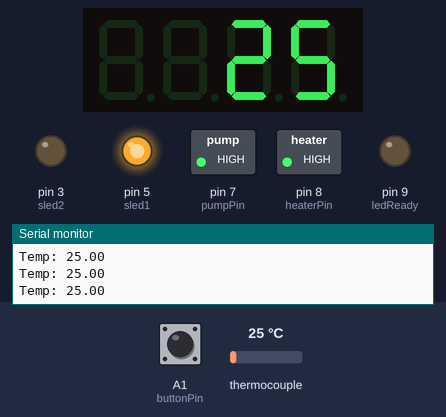
The sketch below on a simulated Arduino Uno, built with avr-gcc and run on an emulated ATmega328P. On the bench: 4-digit seven-segment display, switched loads named in the sketch (green lamp = pin HIGH), output pins drawn as LEDs (lit = HIGH), the last lines printed to the serial monitor. Dashed ring = blinking. Inputs (shaded band) come from the test bench; at power-on: thermocouple 25 °C, A1 (buttonPin) HIGH.

Above: at 1.7 s.
1.8 s: thermocouple set to 207 °C
At 4.0 s:
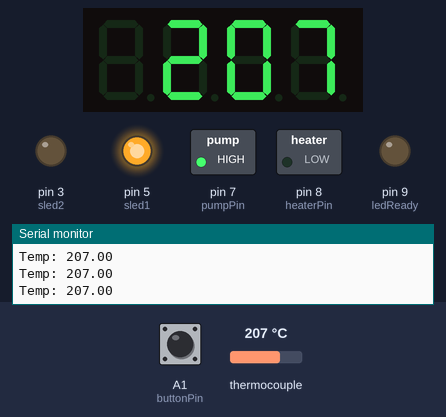
4.5 s: thermocouple set to 213 °C
At 5.5 s:
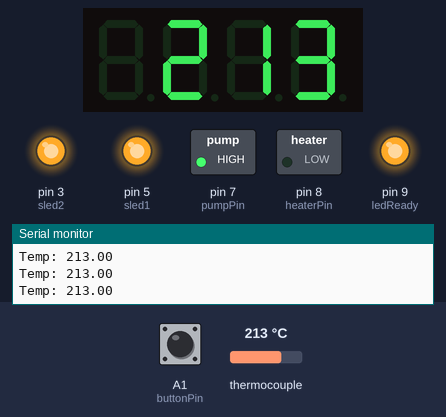
6.0 s: A1 (buttonPin) pulled LOW for 0.15 s
At 6.09 s:
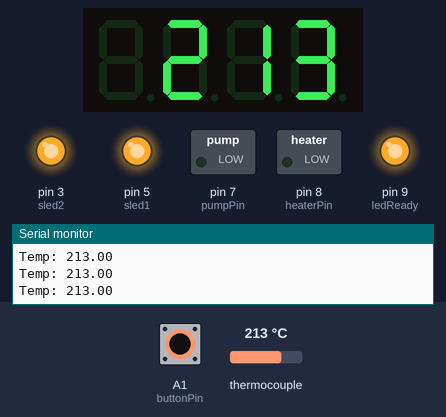
7.6 s: thermocouple set to 226 °C
At 8.6 s:
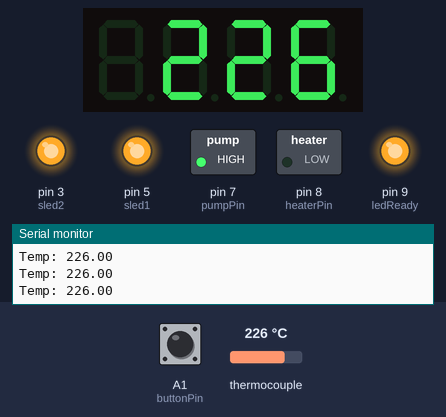
9.2 s: thermocouple set to 232 °C
At 9.7 s:
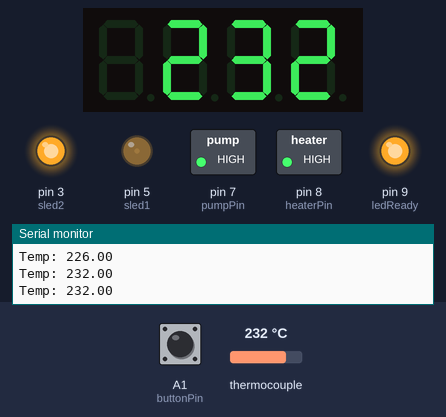
10.7 s: A1 (buttonPin) pulled LOW for 1 s
At 11.16 s:
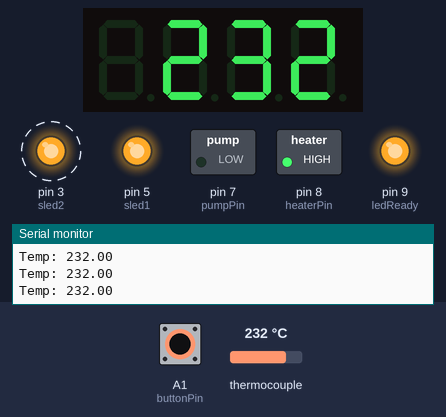
Timing chart, 0 to 13.7 s (numbered marks = the images above; inputs shaded):
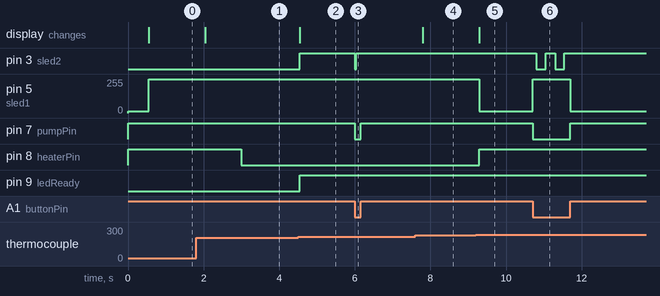

The sketch:

fogm_buttoncntrl.ino
```cpp
#include <TM1637Display.h>
#include <max6675.h>

#define CLK 4
#define DIO 2
TM1637Display display(CLK, DIO);

#define thermoDO 12   // SO
#define thermoCS 10   // CS
#define thermoCLK 13  // SCK
MAX6675 thermocouple(thermoCLK, thermoCS, thermoDO);


const int heaterPin = 8;   // heating relay (inverted)
const int pumpPin = 7;     // pump relay (inverted)
const int ledReady = 9;    // ready LED
const int buttonPin = A1;  // trigger button (on=low)
const int sled1 = 5;       // smart LED 1(pwm)
const int sled2 = 3;       // smart LED 2(pwm)


const float TEMP_READY = 210.0;
const float TEMP_HEAT_STOP = 230.0;
const float TEMP_CUTOFF = 240.0;


const unsigned long TEMP_INTERVAL = 250;
unsigned long lastTempRead = 0;
float tempC = 0;


const unsigned long RELAY_MIN_INTERVAL = 3000;
unsigned long lastHeaterSwitch = 0;
unsigned long lastPumpSwitch = 0;


const int SLED1_DIM = 15;      // dim brightness when idle
const int SLED1_BRIGHT = 255;  // bright when heating


const unsigned long PUMP_MIN_ON = 100;
unsigned long pumpTurnOnTime = 0;


const unsigned long BLINK_INTERVAL = 250;
unsigned long lastBlinkTime = 0;
bool blinkState = false;


bool heaterState = true;  //inverted
bool pumpState = true;    //inverted


void setup() {
  Serial.begin(9600);

  pinMode(heaterPin, OUTPUT);
  pinMode(pumpPin, OUTPUT);
  pinMode(ledReady, OUTPUT);
  pinMode(sled1, OUTPUT);
  pinMode(sled2, OUTPUT);
  pinMode(buttonPin, INPUT_PULLUP);

  digitalWrite(heaterPin, HIGH);
  digitalWrite(pumpPin, HIGH);

  analogWrite(sled1, SLED1_DIM);
  analogWrite(sled2, LOW);

  display.setBrightness(7);
  display.clear();

  delay(500);
}


void loop() {

  if (millis() - lastTempRead >= TEMP_INTERVAL) {
    lastTempRead = millis();
    tempC = thermocouple.readCelsius();

    Serial.print("Temp: ");
    Serial.println(tempC);

    display.showNumberDec((int)tempC, false);
  }

  bool isReady = (tempC > TEMP_READY);
  digitalWrite(ledReady, isReady ? HIGH : LOW);

  bool buttonPressed = !digitalRead(buttonPin);  //  inverted

  bool desiredPumpState = true;  // default OFF
  bool isSmoking = false;

  if (buttonPressed && isReady) {
    desiredPumpState = false;  // ON
    isSmoking = true;
  }

  setPump(desiredPumpState);


  bool desiredHeaterState = true;  // OFF
  bool heaterActive = false;

  if (tempC >= TEMP_CUTOFF) {
    desiredHeaterState = true;
  } else {
    if (buttonPressed && isReady) {
      desiredHeaterState = false;
      heaterActive = true;
    } else if (tempC < TEMP_HEAT_STOP) {
      desiredHeaterState = false;
      heaterActive = true;
    } else {
      desiredHeaterState = true;
    }
  }

  setHeater(desiredHeaterState);


  if (heaterActive) {
    analogWrite(sled1, SLED1_BRIGHT);
  } else {
    analogWrite(sled1, SLED1_DIM);
  }


  if (millis() - lastBlinkTime >= BLINK_INTERVAL) {
    lastBlinkTime = millis();
    blinkState = !blinkState;
  }

  if (isSmoking) {

    analogWrite(sled2, blinkState ? 255 : 0);
  } else if (isReady) {

    analogWrite(sled2, 255);
  } else {

    analogWrite(sled2, 0);
  }
}


void setHeater(bool newState) {
  if (newState != heaterState && millis() - lastHeaterSwitch >= RELAY_MIN_INTERVAL) {

    heaterState = newState;
    digitalWrite(heaterPin, heaterState);
    lastHeaterSwitch = millis();
  }
}


void setPump(bool newState) {
  unsigned long now = millis();

  if (newState == false) {
    if (pumpState == true) {
      pumpState = false;
      digitalWrite(pumpPin, LOW);
      pumpTurnOnTime = now;
      lastPumpSwitch = now;
    }
    return;
  }

  if (pumpState == false) {

    if (now - pumpTurnOnTime < PUMP_MIN_ON)
      return;
  }

  if (now - lastPumpSwitch >= PUMP_MIN_ON) {
    pumpState = true;
    digitalWrite(pumpPin, HIGH);
    lastPumpSwitch = now;
  }
}
```

Measured:
- the behaviour switches between 210 and 211 °C on thermocouple (found by bisection; images 1 and 2)
- the behaviour switches between 229 and 230 °C on thermocouple (found by bisection; images 4 and 5)
- after the input at 1.8 s, the display: changes after 0.24 s (image 1)
- after the input at 4.5 s, pin 3 (sled2), pin 9 (ledReady): LOW → HIGH at once; the display: changes at once (image 2)
- after the input at 6.0 s, pin 3 (sled2): HIGH → LOW at once, → HIGH 0.04 s later; pin 7 (pumpPin): HIGH → LOW at once, → HIGH 0.15 s later
- after the input at 7.6 s, the display: changes after 0.19 s (image 4)
- after the input at 9.2 s, pin 5 (sled1): 255/255 → 15/255 after 0.09 s; pin 8 (heaterPin): LOW → HIGH after 0.09 s; the display: changes after 0.09 s (image 5)
- after the input at 10.7 s, pin 3 (sled2): alternates HIGH for 0.25 s and LOW for 0.25 s, 4 changes in all, then stays HIGH, starting after 0.09 s; pin 5 (sled1): 15/255 → 255/255 at once, → 15/255 1.0 s later; pin 7 (pumpPin): HIGH → LOW at once, → HIGH 1.0 s later
